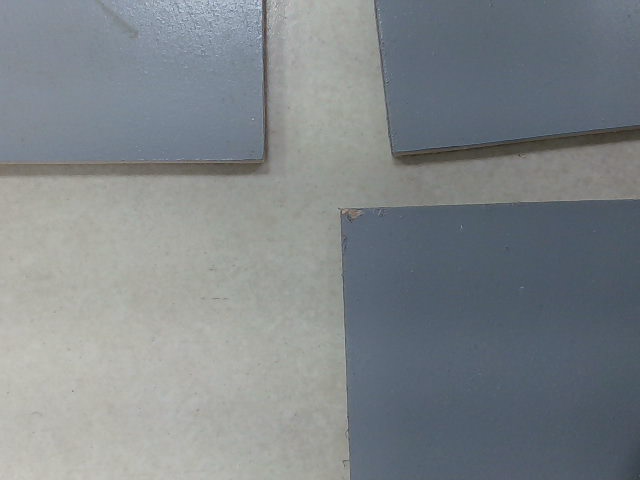
#> input picture Tiles/tile (01).png, 640 x 480 px; its folder holds only this picture in this run
$ python croner.py
#> lines starting #> are read from the running program, lines starting #| are printed output that depends on the picture; after the words box and inside, x2 and y2 are one past the last pixel; in counts of white or black regions, pixels touching at a corner belong together
import cv2
import glob
import math
import numpy as np

path = './*.png'
def conversion(img1,img2):
	'''
	This function converts (normal data img2-noise amplified data from img1)
	and then returns img2
	'''
	x1,y1 = img1.shape
#	print(img1.shape)
#	input()
	for i in range(0,x1):
		for j in range(0,y1):
			try:
#				print(img1[i][j])
				if img1[i][j]>150:
					img2[i][j]=0
			except Exception as e:
				print(i,j,e)
	return img2

def nms(lines):
	'''
	This function converts lines with similarities in location to null points
	and returns only the required ones
	'''
	l1=lines
	i=0
	for l in lines:
		x1,y1,x2,y2=l[0]
		d1=math.sqrt((x2-x1)**2+(y2-y1)**2)
		for j in range(i,len(l1)):
			m1,n1,m2,n2=l1[j][0]
			d2=math.sqrt((m2-m1)**2+(n2-n1)**2)
			if (y1-25<n1<y1+25) and (y2-25<n2<y2+25):
				m1,n1,m2,n2 = x1, int((y1+n1)/2), x2, int((y2+n2)/2)
				l1[j][0] = [m1,n1,m2,n2]
			elif (x1-25<m1<x1+25) and (x2-25<m2<x2+25):
				m1,n1,m2,n2 = int((x1+m1)/2),n1,int((x2+m2)/2),n2
				l1[j][0] = [m1,n1,m2,n2]
			else:
				pass
		i+=1
	return l1


for i in glob.glob(path):
	a=cv2.imread(i)
#> a is the input picture: shape (480, 640, 3); mean B, G, R 137, 133.3, 127.4
	cv2.imshow('original image',a)
	blur=cv2.GaussianBlur(a, (3,3), 9)
#	cv2.imshow('first blur',blur)
	edge = cv2.Canny(blur, threshold1 = 80, threshold2 = 30)
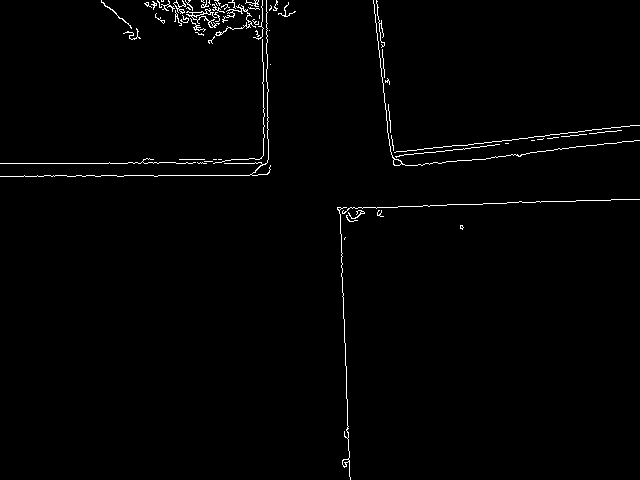
#> edge: shape (480, 640); 1.2% white in thin lines or dots
	cv2.imshow('edges',edge)
	lines = cv2.HoughLinesP(edge, 1, np.pi / 180, 50, minLineLength=50, maxLineGap=20)
#> lines = 22 rows, first 6: [0, 163, 266, 163], [339, 207, 349, 476], [24, 175, 257, 175], [337, 209, 632, 199], [466, 160, 636, 140], [533, 140, 621, 130]

	#create a black image panel
	black_img = np.ones(shape = cv2.imread(i,0).shape,dtype = np.uint8)
#> black_img: shape (480, 640); every value is 1
#	cv2.imshow('black',black_img)
	#add lines in it
	#lines = nms(lines)
	if lines is not None:
	    for line in lines:
#	    	print(line)
	    	x1, y1, x2, y2 = line[0]
	    	cv2.line(black_img, (x1, y1), (x2, y2), (255, 255, 255), 2)
#> this loop made 22 passes
#> (x1, y1, x2, y2) on passes 1 to 12: (0, 163, 266, 163), (339, 207, 349, 476), (24, 175, 257, 175), (337, 209, 632, 199), (466, 160, 636, 140), (533, 140, 621, 130), (391, 152, 577, 132), (261, 6, 262, 83), (0, 176, 123, 176), (266, 31, 268, 173), (263, 174, 263, 62), (435, 152, 505, 143)
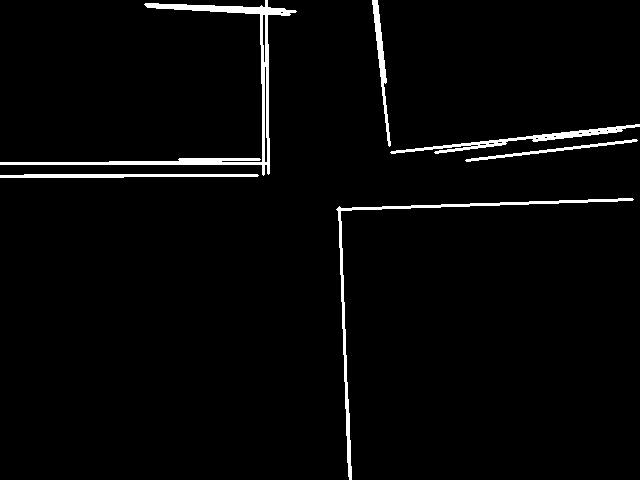
#> black_img: shape (480, 640); values 1 (black) and 255 (white), 2.7% white; 6 white regions, box (x1, y1, x2, y2) and area: (0, 0, 297, 176) 3111, (336, 198, 634, 480) 1768, (390, 124, 640, 154) 1241, (0, 174, 259, 178) 875, (372, 0, 391, 147) 685, (465, 139, 638, 162) 515
	cv2.imshow('black_img_with_lines',black_img)
	#erode it
	kernel = np.ones((5, 5), np.uint8)
	img_dilation = cv2.dilate(black_img, kernel, iterations=1)
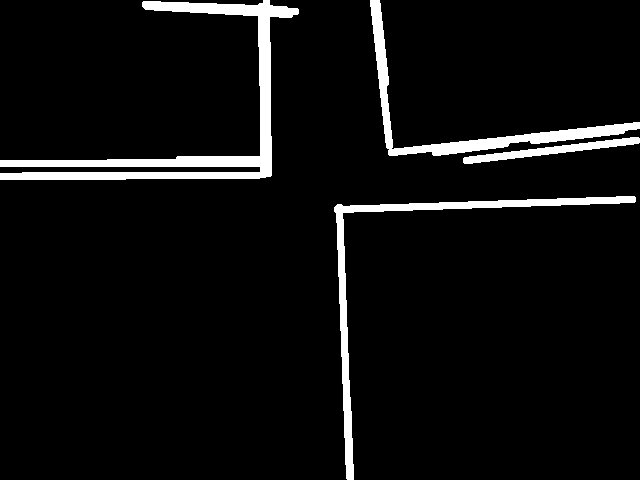
#> img_dilation: shape (480, 640); values 1 (black) and 255 (white), 5.5% white; 4 white regions, box (x1, y1, x2, y2) and area: (0, 0, 299, 180) 7687, (334, 196, 636, 480) 4142, (370, 0, 640, 156) 3841, (463, 137, 640, 164) 1315
	cv2.imshow('dilate',img_dilation)

	#add erosion and minus the dilation
	img_erode = cv2.erode(img_dilation, kernel, iterations=4)
	cv2.imshow('dilate_eroded',img_erode)

	again_dilation = cv2.dilate(img_erode, kernel, iterations=4)
	cv2.imshow('remover_dilate',again_dilation)

	converted_image = conversion(again_dilation, black_img)
	cv2.imshow('converted',converted_image)
	#apply gaussian filter
#	gaussed=cv2.GaussianBlur(img_dilation, (3,3), 9)
#	cv2.imshow('erode_blurred',gaussed)
	edge = cv2.Canny(img_dilation, threshold1 = 80, threshold2 = 30)
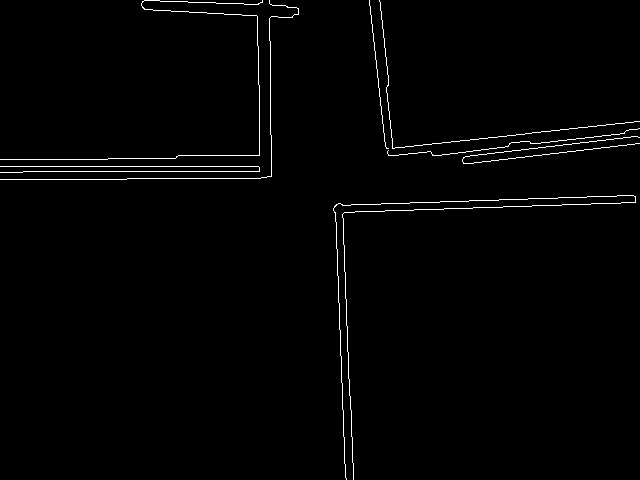
#> edge: shape (480, 640); 1.3% white in thin lines or dots
	cv2.imshow('blacked_edge',edge)
	#then find lines and add to the image
	lines = cv2.HoughLinesP(edge, 1, np.pi / 180, 50, minLineLength=100, maxLineGap=20)
#> lines = 17 rows, first 6: [0, 166, 271, 166], [23, 171, 271, 171], [335, 205, 633, 195], [334, 212, 635, 202], [335, 206, 345, 477], [463, 157, 634, 136]

	# Draw the lines on the original image
	lines = nms(lines)
#> in nms, `l1=lines`: l1 has the same summary as lines outside nms
#> the loop in nms, `for l in lines:` made 17 passes
#> (x1, y1, x2, y2, d1) on passes 1 to 12: (0, 166, 271, 166, 271), (0, 168, 271, 168, 271), (335, 205, 633, 195, 298.2), (335, 208, 633, 198, 298.2), (335, 206, 345, 477, 271.2), (463, 157, 634, 136, 172.3), (338, 204, 347, 395, 191.2), (144, 0, 285, 5, 141.1), (0, 165, 271, 165, 271), (0, 167, 271, 167, 271), (0, 166, 271, 165, 271), (0, 166, 271, 166, 271)
#> after the loop in nms, `for l in lines:`: i = 17; l1 = 17 rows, first 6: [0, 166, 271, 166], [0, 168, 271, 168], [335, 205, 633, 195], [335, 208, 633, 198], [335, 206, 345, 477], [463, 157, 634, 136]
#> lines has the same summary as l1 in nms
	if lines is not None:
	    for line in lines:
#	    	print(line)
	    	x1, y1, x2, y2 = line[0]
	    	cv2.line(a, (x1, y1), (x2, y2), (0, 255, 0), 2)
#> this loop made 17 passes
#> (x1, y1, x2, y2) on passes 1 to 12: (0, 166, 271, 166), (0, 168, 271, 168), (335, 205, 633, 195), (335, 208, 633, 198), (335, 206, 345, 477), (463, 157, 634, 136), (338, 204, 347, 395), (144, 0, 285, 5), (0, 165, 271, 165), (0, 167, 271, 167), (0, 166, 271, 165), (0, 166, 271, 166)
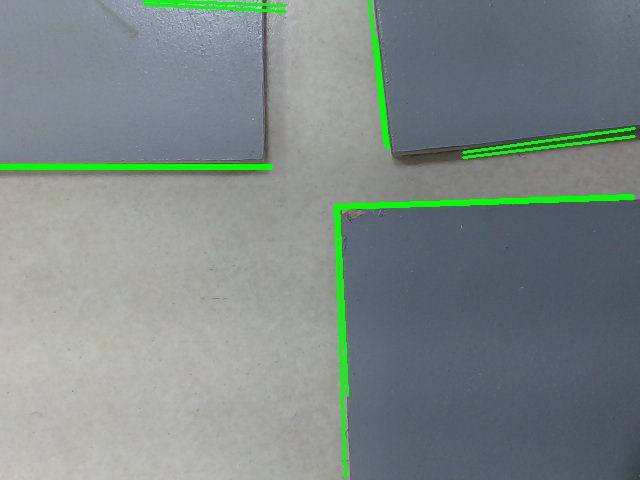
#> a: shape (480, 640, 3); 2.42% of pixels changed, all inside (x1, y1, x2, y2) = (0, 0, 636, 479)
	cv2.imshow('final',a)
	cv2.waitKey()
	#break

$ run again, on Tiles/tile (07).png
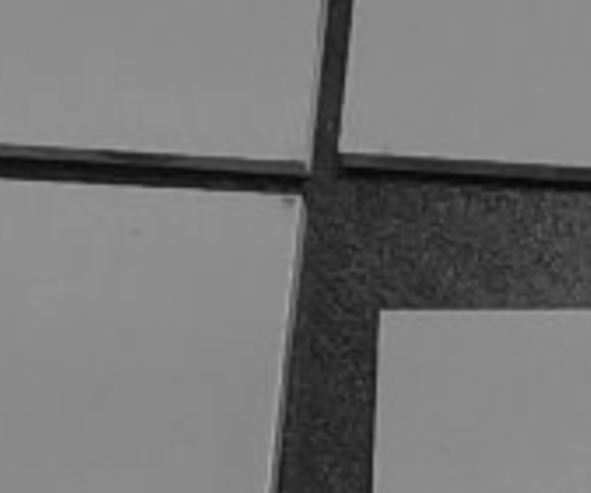
#> input picture Tiles/tile (07).png, 591 x 493 px
#> a is the input picture: shape (493, 591, 3); min 6, max 166, mean 116
#> `edge = cv2.Canny(blur, threshold1 = 80, threshold2 = 30)`:
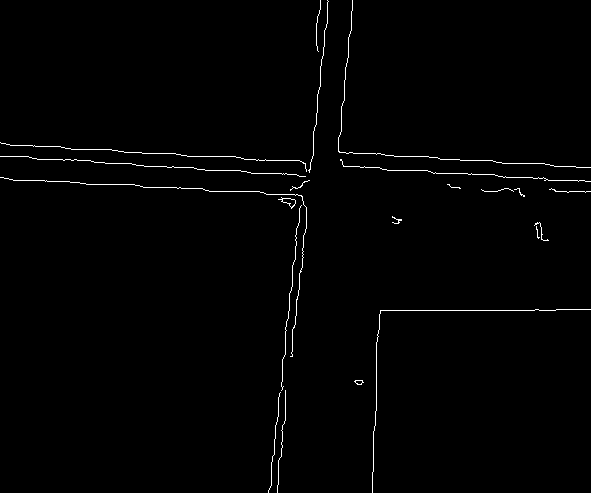
#> edge: shape (493, 591); 1% white in thin lines or dots
#> `lines = cv2.HoughLinesP(edge, 1, np.pi / 180, 50, minLineLength=50, ma..`: lines = 20 rows, first 6: [380, 310, 555, 310], [309, 180, 327, 2], [295, 324, 306, 215], [498, 176, 562, 180], [4, 178, 204, 189], [5, 156, 219, 170]
#> the loop `for line in lines:` made 20 passes
#> img_dilation: shape (493, 591); values 1 (black) and 255 (white), 5.6% white; 10 white regions, largest, box (x1, y1, x2, y2) and area: (2, 0, 331, 360) 6644, (1, 175, 263, 195) 1875, (379, 166, 566, 184) 1345
#> `lines = cv2.HoughLinesP(edge, 1, np.pi / 180, 50, minLineLength=100, m..`: lines = 22 rows, first 6: [312, 183, 330, 8], [379, 172, 535, 181], [3, 174, 205, 185], [2, 158, 298, 179], [265, 490, 276, 390], [4, 152, 213, 166]
#> in nms, `l1=lines`: l1 has the same summary as lines outside nms
#> the loop in nms, `for l in lines:` made 22 passes
#> (x1, y1, x2, y2, d1) on passes 1 to 8: (312, 183, 330, 8, 175.9), (379, 172, 535, 181, 156.3), (379, 173, 535, 183, 156.3), (379, 169, 535, 181, 156.5), (265, 490, 276, 390, 100.6), (379, 168, 535, 179, 156.4), (379, 169, 535, 180, 156.4), (309, 158, 326, 4, 154.9)
#> after the loop in nms, `for l in lines:`: i = 22; l1 = 22 rows, first 6: [312, 183, 330, 8], [379, 172, 535, 181], [379, 173, 535, 183], [379, 169, 535, 181], [265, 490, 276, 390], [379, 168, 535, 179]
#> `lines = nms(lines)`: lines has the same summary as l1 in nms
#> the loop `for line in lines:` made 22 passes
#> after the loop `for line in lines:`:
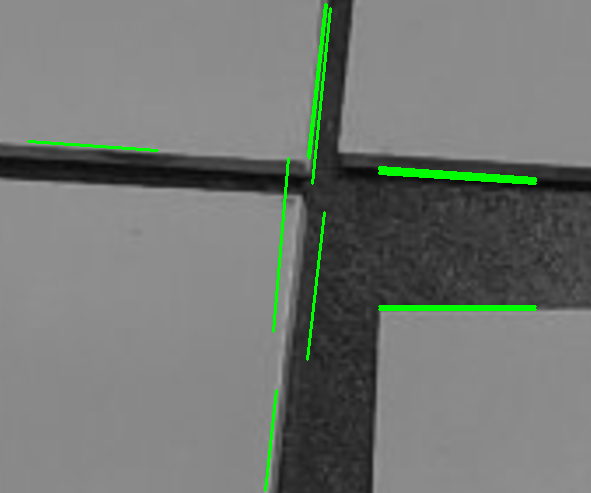
#> a: shape (493, 591, 3); 1.76% of pixels changed, all inside (x1, y1, x2, y2) = (27, 3, 537, 492)

$ run again, on Tiles/tile (09).png
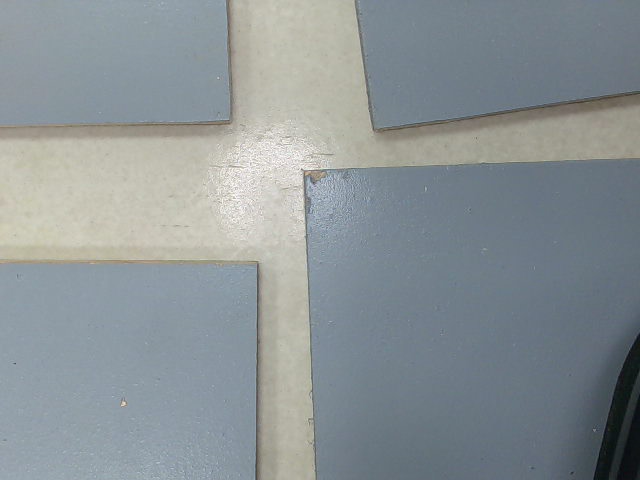
#> input picture Tiles/tile (09).png, 640 x 480 px
#> a is the input picture: shape (480, 640, 3); mean B, G, R 149.9, 146.5, 138.5
#> `edge = cv2.Canny(blur, threshold1 = 80, threshold2 = 30)`:
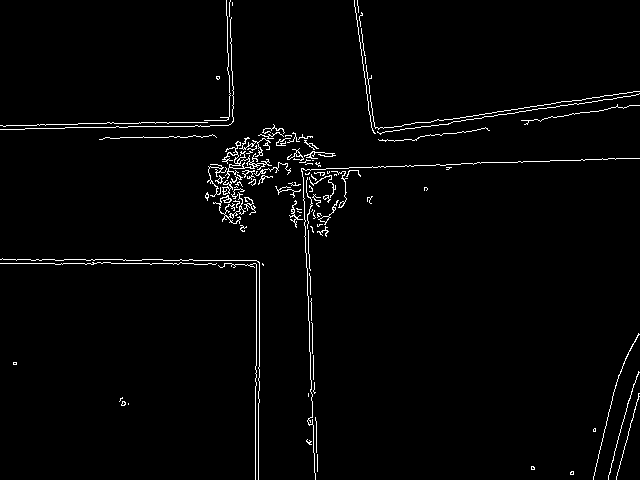
#> edge: shape (480, 640); 2.1% white in thin lines or dots
#> `lines = cv2.HoughLinesP(edge, 1, np.pi / 180, 50, minLineLength=50, ma..`: lines = 43 rows, first 6: [506, 162, 639, 158], [37, 124, 181, 122], [372, 129, 444, 119], [0, 263, 231, 263], [306, 253, 314, 472], [256, 299, 256, 355]
#> the loop `for line in lines:` made 43 passes
#> img_dilation: shape (480, 640); values 1 (black) and 255 (white), 9% white; 9 white regions, largest, box (x1, y1, x2, y2) and area: (205, 133, 640, 476) 9800, (0, 256, 267, 480) 4998, (351, 0, 640, 136) 4410
#> img_erode: shape (480, 640); values 1 (black) and 255 (white), 0.02% white in thin lines or dots, all inside (x1, y1, x2, y2) = (269, 162, 640, 400)
#> again_dilation: shape (480, 640); values 1 (black) and 255 (white), 0.33% white; 2 white regions, box (x1, y1, x2, y2) and area: (261, 154, 305, 174) 817, (629, 390, 640, 408) 198
#> `lines = cv2.HoughLinesP(edge, 1, np.pi / 180, 50, minLineLength=100, m..`: lines = 23 rows, first 6: [89, 130, 231, 128], [367, 126, 639, 87], [305, 165, 630, 154], [302, 251, 310, 473], [0, 255, 193, 255], [455, 124, 638, 98]
#> in nms, `l1=lines`: l1 has the same summary as lines outside nms
#> the loop in nms, `for l in lines:` made 23 passes
#> (x1, y1, x2, y2, d1) on passes 1 to 8: (89, 130, 231, 128, 142), (367, 126, 639, 87, 274.8), (305, 165, 630, 154, 325.2), (302, 251, 310, 473, 222.1), (0, 255, 193, 255, 193), (367, 125, 639, 92, 274), (305, 168, 630, 157, 325.2), (0, 260, 193, 260, 193)
#> after the loop in nms, `for l in lines:`: i = 23; l1 = 23 rows, first 6: [89, 130, 231, 128], [367, 126, 639, 87], [305, 165, 630, 154], [302, 251, 310, 473], [0, 255, 193, 255], [367, 125, 639, 92]
#> `lines = nms(lines)`: lines has the same summary as l1 in nms
#> the loop `for line in lines:` made 23 passes
#> after the loop `for line in lines:`:
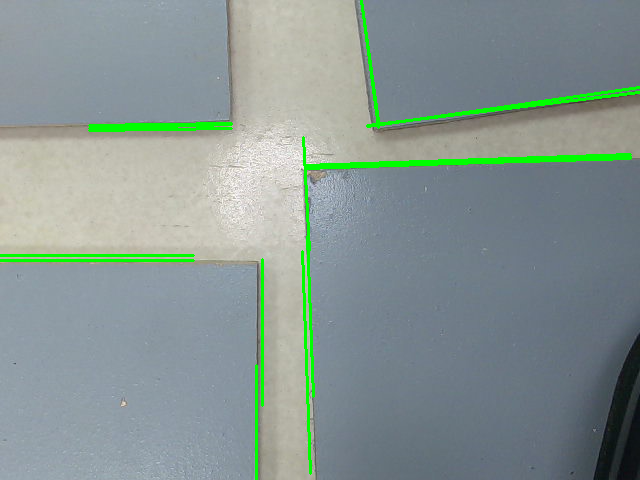
#> a: shape (480, 640, 3); 2.71% of pixels changed, all inside (x1, y1, x2, y2) = (0, 0, 640, 480)

$ run again, on Tiles/tile (1).png
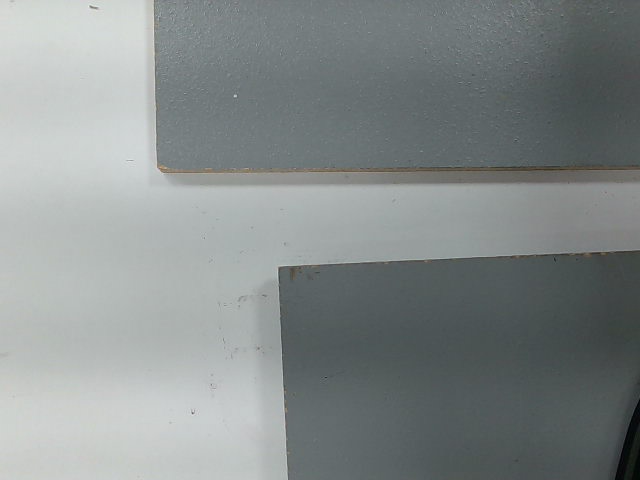
#> input picture Tiles/tile (1).png, 640 x 480 px
#> a is the input picture: shape (480, 640, 3); mean B, G, R 139.1, 139.3, 133.3
#> `edge = cv2.Canny(blur, threshold1 = 80, threshold2 = 30)`:
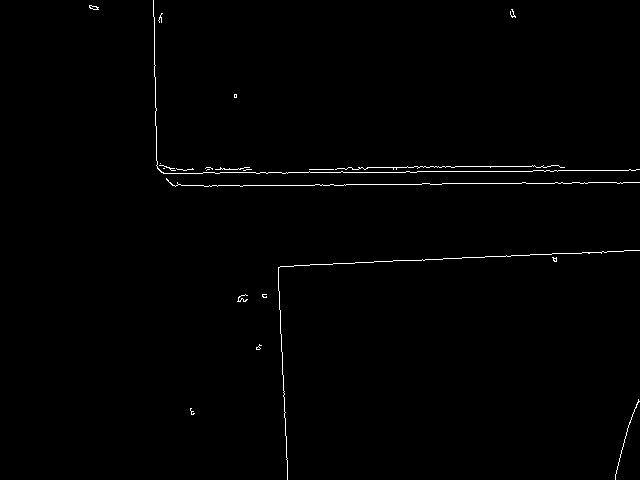
#> edge: shape (480, 640); 0.76% white in thin lines or dots, all inside (x1, y1, x2, y2) = (89, 0, 640, 480)
#> `lines = cv2.HoughLinesP(edge, 1, np.pi / 180, 50, minLineLength=50, ma..`: lines = 17 rows, first 6: [203, 172, 416, 172], [422, 183, 587, 183], [278, 267, 506, 255], [153, 0, 156, 165], [172, 185, 345, 185], [337, 168, 486, 166]
#> the loop `for line in lines:` made 17 passes
#> img_dilation: shape (480, 640); values 1 (black) and 255 (white), 4.6% white; 5 white regions, box (x1, y1, x2, y2) and area: (150, 0, 639, 177) 6019, (169, 179, 640, 189) 3391, (275, 247, 640, 271) 2664, (275, 276, 291, 473) 1410, (612, 414, 635, 480) 518
#> `lines = cv2.HoughLinesP(edge, 1, np.pi / 180, 50, minLineLength=100, m..`: lines = 15 rows, first 6: [336, 164, 486, 162], [223, 175, 419, 175], [277, 263, 560, 249], [425, 263, 634, 253], [171, 181, 313, 181], [445, 186, 590, 186]
#> in nms, `l1=lines`: l1 has the same summary as lines outside nms
#> the loop in nms, `for l in lines:` made 15 passes
#> (x1, y1, x2, y2, d1) on passes 1 to 8: (336, 164, 486, 162, 150), (336, 169, 486, 168, 150), (277, 263, 560, 249, 283.3), (277, 263, 560, 251, 283.3), (336, 170, 486, 169, 150), (336, 171, 486, 170, 150), (156, 0, 158, 103, 103), (152, 0, 155, 166, 166)
#> after the loop in nms, `for l in lines:`: i = 15; l1 = 15 rows, first 6: [336, 164, 486, 162], [336, 169, 486, 168], [277, 263, 560, 249], [277, 263, 560, 251], [336, 170, 486, 169], [336, 171, 486, 170]
#> `lines = nms(lines)`: lines has the same summary as l1 in nms
#> the loop `for line in lines:` made 15 passes
#> after the loop `for line in lines:`:
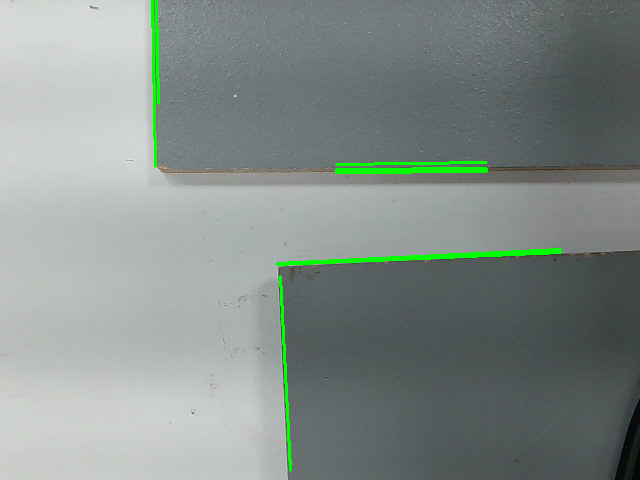
#> a: shape (480, 640, 3); 1.37% of pixels changed, all inside (x1, y1, x2, y2) = (151, 0, 562, 472)
